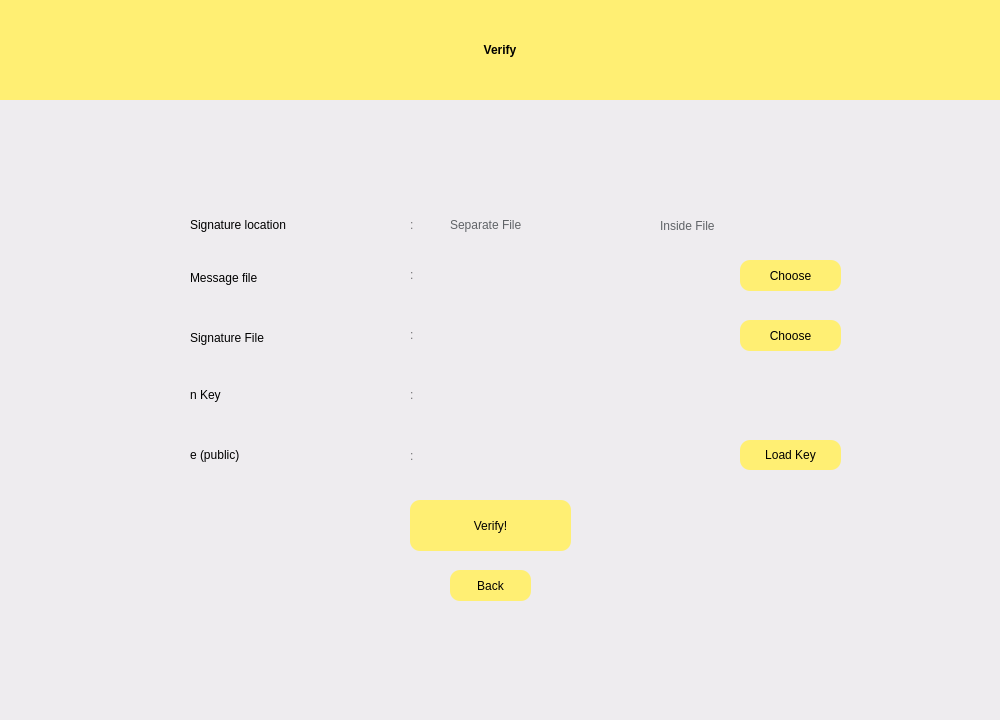
<?xml version="1.0" encoding="UTF-8"?>
<ui version="4.0">
 <class>Widget</class>
 <widget class="QWidget" name="Widget">
  <property name="geometry">
   <rect>
    <x>0</x>
    <y>0</y>
    <width>1000</width>
    <height>720</height>
   </rect>
  </property>
  <property name="windowTitle">
   <string>Widget</string>
  </property>
  <property name="styleSheet">
   <string notr="true">background-color: rgb(238, 236, 239);</string>
  </property>
  <widget class="QWidget" name="widget1" native="true">
   <property name="geometry">
    <rect>
     <x>0</x>
     <y>0</y>
     <width>1000</width>
     <height>720</height>
    </rect>
   </property>
   <property name="styleSheet">
    <string notr="true">QWidget#widget1 {background-color: rgb(147, 205, 255);};

</string>
   </property>
   <widget class="QPushButton" name="goButton">
    <property name="geometry">
     <rect>
      <x>410</x>
      <y>500</y>
      <width>161</width>
      <height>51</height>
     </rect>
    </property>
    <property name="styleSheet">
     <string notr="true">font: 500 10pt &quot;Product Sans&quot;;
border-radius: 10px;
background-color: rgb(255, 239, 115);


</string>
    </property>
    <property name="text">
     <string>Verify!</string>
    </property>
   </widget>
   <widget class="QLineEdit" name="messageField">
    <property name="geometry">
     <rect>
      <x>430</x>
      <y>262</y>
      <width>291</width>
      <height>31</height>
     </rect>
    </property>
    <property name="styleSheet">
     <string notr="true">border-radius: 2px;
padding-left: 10px;
color: rgb(116, 116, 118);
</string>
    </property>
    <property name="readOnly">
     <bool>true</bool>
    </property>
   </widget>
   <widget class="QPushButton" name="messageFileButton">
    <property name="geometry">
     <rect>
      <x>740</x>
      <y>260</y>
      <width>101</width>
      <height>31</height>
     </rect>
    </property>
    <property name="styleSheet">
     <string notr="true">font: 500 10pt &quot;Product Sans&quot;;
border-radius: 10px;
background-color: rgb(255, 239, 115);


</string>
    </property>
    <property name="text">
     <string>Choose</string>
    </property>
   </widget>
   <widget class="QLabel" name="label_7">
    <property name="geometry">
     <rect>
      <x>190</x>
      <y>262</y>
      <width>191</width>
      <height>31</height>
     </rect>
    </property>
    <property name="styleSheet">
     <string notr="true">background-color: rgba(255, 255, 255, 0);
font: 15pt &quot;Product Sans&quot;;</string>
    </property>
    <property name="text">
     <string>Message file</string>
    </property>
    <property name="alignment">
     <set>Qt::AlignLeading|Qt::AlignLeft|Qt::AlignVCenter</set>
    </property>
   </widget>
   <widget class="QLabel" name="label_13">
    <property name="geometry">
     <rect>
      <x>410</x>
      <y>259</y>
      <width>16</width>
      <height>31</height>
     </rect>
    </property>
    <property name="styleSheet">
     <string notr="true">background-color: rgba(255, 255, 255, 0);
font: 15pt &quot;Product Sans&quot;;
color: rgb(116, 116, 118);</string>
    </property>
    <property name="text">
     <string>:</string>
    </property>
    <property name="alignment">
     <set>Qt::AlignLeading|Qt::AlignLeft|Qt::AlignVCenter</set>
    </property>
   </widget>
   <widget class="QPushButton" name="backButton">
    <property name="geometry">
     <rect>
      <x>450</x>
      <y>570</y>
      <width>81</width>
      <height>31</height>
     </rect>
    </property>
    <property name="styleSheet">
     <string notr="true">font: 500 10pt &quot;Product Sans&quot;;
border-radius: 10px;
background-color: rgb(255, 239, 115);


</string>
    </property>
    <property name="text">
     <string>Back</string>
    </property>
   </widget>
   <widget class="QLabel" name="label_19">
    <property name="geometry">
     <rect>
      <x>410</x>
      <y>379</y>
      <width>16</width>
      <height>31</height>
     </rect>
    </property>
    <property name="styleSheet">
     <string notr="true">background-color: rgba(255, 255, 255, 0);
font: 15pt &quot;Product Sans&quot;;
color: rgb(116, 116, 118);</string>
    </property>
    <property name="text">
     <string>:</string>
    </property>
    <property name="alignment">
     <set>Qt::AlignLeading|Qt::AlignLeft|Qt::AlignVCenter</set>
    </property>
   </widget>
   <widget class="QLabel" name="label_30">
    <property name="geometry">
     <rect>
      <x>410</x>
      <y>440</y>
      <width>16</width>
      <height>31</height>
     </rect>
    </property>
    <property name="styleSheet">
     <string notr="true">background-color: rgba(255, 255, 255, 0);
font: 15pt &quot;Product Sans&quot;;
color: rgb(116, 116, 118);</string>
    </property>
    <property name="text">
     <string>:</string>
    </property>
    <property name="alignment">
     <set>Qt::AlignLeading|Qt::AlignLeft|Qt::AlignVCenter</set>
    </property>
   </widget>
   <widget class="QRadioButton" name="InsideFile">
    <property name="geometry">
     <rect>
      <x>640</x>
      <y>210</y>
      <width>141</width>
      <height>31</height>
     </rect>
    </property>
    <property name="styleSheet">
     <string notr="true">font: 15pt &quot;Product Sans&quot;;
background-color: rgba(255, 255, 255, 0);
border-radius: 4px;
color: rgb(96, 99, 103);
</string>
    </property>
    <property name="text">
     <string>Inside File</string>
    </property>
   </widget>
   <widget class="QLabel" name="label_16">
    <property name="geometry">
     <rect>
      <x>410</x>
      <y>209</y>
      <width>16</width>
      <height>31</height>
     </rect>
    </property>
    <property name="styleSheet">
     <string notr="true">background-color: rgba(255, 255, 255, 0);
font: 15pt &quot;Product Sans&quot;;
color: rgb(116, 116, 118);</string>
    </property>
    <property name="text">
     <string>:</string>
    </property>
    <property name="alignment">
     <set>Qt::AlignLeading|Qt::AlignLeft|Qt::AlignVCenter</set>
    </property>
   </widget>
   <widget class="QRadioButton" name="SeparateFile">
    <property name="geometry">
     <rect>
      <x>430</x>
      <y>209</y>
      <width>181</width>
      <height>31</height>
     </rect>
    </property>
    <property name="styleSheet">
     <string notr="true">font: 15pt &quot;Product Sans&quot;;
border-radius: 4px;
color: rgb(96, 99, 103);
background-color: rgba(255, 255, 255, 0);
</string>
    </property>
    <property name="text">
     <string>Separate File</string>
    </property>
    <property name="autoExclusive">
     <bool>true</bool>
    </property>
   </widget>
   <widget class="QLabel" name="label_9">
    <property name="geometry">
     <rect>
      <x>190</x>
      <y>209</y>
      <width>211</width>
      <height>31</height>
     </rect>
    </property>
    <property name="styleSheet">
     <string notr="true">background-color: rgba(255, 255, 255, 0);
font: 15pt &quot;Product Sans&quot;;</string>
    </property>
    <property name="text">
     <string>Signature location</string>
    </property>
    <property name="alignment">
     <set>Qt::AlignLeading|Qt::AlignLeft|Qt::AlignVCenter</set>
    </property>
   </widget>
   <widget class="QPushButton" name="signatureFileButton">
    <property name="geometry">
     <rect>
      <x>740</x>
      <y>320</y>
      <width>101</width>
      <height>31</height>
     </rect>
    </property>
    <property name="styleSheet">
     <string notr="true">font: 500 10pt &quot;Product Sans&quot;;
border-radius: 10px;
background-color: rgb(255, 239, 115);


</string>
    </property>
    <property name="text">
     <string>Choose</string>
    </property>
   </widget>
   <widget class="QLabel" name="label_8">
    <property name="geometry">
     <rect>
      <x>190</x>
      <y>322</y>
      <width>191</width>
      <height>31</height>
     </rect>
    </property>
    <property name="styleSheet">
     <string notr="true">background-color: rgba(255, 255, 255, 0);
font: 15pt &quot;Product Sans&quot;;</string>
    </property>
    <property name="text">
     <string>Signature File</string>
    </property>
    <property name="alignment">
     <set>Qt::AlignLeading|Qt::AlignLeft|Qt::AlignVCenter</set>
    </property>
   </widget>
   <widget class="QLabel" name="label_15">
    <property name="geometry">
     <rect>
      <x>410</x>
      <y>319</y>
      <width>16</width>
      <height>31</height>
     </rect>
    </property>
    <property name="styleSheet">
     <string notr="true">background-color: rgba(255, 255, 255, 0);
font: 15pt &quot;Product Sans&quot;;
color: rgb(116, 116, 118);</string>
    </property>
    <property name="text">
     <string>:</string>
    </property>
    <property name="alignment">
     <set>Qt::AlignLeading|Qt::AlignLeft|Qt::AlignVCenter</set>
    </property>
   </widget>
   <widget class="QLineEdit" name="signatureFileField">
    <property name="geometry">
     <rect>
      <x>430</x>
      <y>322</y>
      <width>291</width>
      <height>31</height>
     </rect>
    </property>
    <property name="styleSheet">
     <string notr="true">border-radius: 2px;
padding-left: 10px;
color: rgb(116, 116, 118);
</string>
    </property>
    <property name="readOnly">
     <bool>true</bool>
    </property>
   </widget>
   <widget class="QLabel" name="Status">
    <property name="geometry">
     <rect>
      <x>610</x>
      <y>510</y>
      <width>201</width>
      <height>41</height>
     </rect>
    </property>
    <property name="palette">
     <palette>
      <active>
       <colorrole role="Button">
        <brush brushstyle="SolidPattern">
         <color alpha="0">
          <red>255</red>
          <green>255</green>
          <blue>255</blue>
         </color>
        </brush>
       </colorrole>
       <colorrole role="Base">
        <brush brushstyle="SolidPattern">
         <color alpha="0">
          <red>255</red>
          <green>255</green>
          <blue>255</blue>
         </color>
        </brush>
       </colorrole>
       <colorrole role="Window">
        <brush brushstyle="SolidPattern">
         <color alpha="0">
          <red>255</red>
          <green>255</green>
          <blue>255</blue>
         </color>
        </brush>
       </colorrole>
      </active>
      <inactive>
       <colorrole role="Button">
        <brush brushstyle="SolidPattern">
         <color alpha="0">
          <red>255</red>
          <green>255</green>
          <blue>255</blue>
         </color>
        </brush>
       </colorrole>
       <colorrole role="Base">
        <brush brushstyle="SolidPattern">
         <color alpha="0">
          <red>255</red>
          <green>255</green>
          <blue>255</blue>
         </color>
        </brush>
       </colorrole>
       <colorrole role="Window">
        <brush brushstyle="SolidPattern">
         <color alpha="0">
          <red>255</red>
          <green>255</green>
          <blue>255</blue>
         </color>
        </brush>
       </colorrole>
      </inactive>
      <disabled>
       <colorrole role="Button">
        <brush brushstyle="SolidPattern">
         <color alpha="0">
          <red>255</red>
          <green>255</green>
          <blue>255</blue>
         </color>
        </brush>
       </colorrole>
       <colorrole role="Base">
        <brush brushstyle="SolidPattern">
         <color alpha="0">
          <red>255</red>
          <green>255</green>
          <blue>255</blue>
         </color>
        </brush>
       </colorrole>
       <colorrole role="Window">
        <brush brushstyle="SolidPattern">
         <color alpha="0">
          <red>255</red>
          <green>255</green>
          <blue>255</blue>
         </color>
        </brush>
       </colorrole>
      </disabled>
     </palette>
    </property>
    <property name="styleSheet">
     <string notr="true">background-color: rgba(255, 255, 255, 0);
font: 15pt &quot;Product Sans&quot;;</string>
    </property>
    <property name="text">
     <string/>
    </property>
   </widget>
   <widget class="QLabel" name="label">
    <property name="geometry">
     <rect>
      <x>0</x>
      <y>0</y>
      <width>1000</width>
      <height>100</height>
     </rect>
    </property>
    <property name="styleSheet">
     <string notr="true">background-color: rgb(255, 239, 115);
color: rgb(0, 0, 0);
font: 75 40pt &quot;Product Sans&quot;;
font-weight: bold;
</string>
    </property>
    <property name="text">
     <string>Verify</string>
    </property>
    <property name="alignment">
     <set>Qt::AlignCenter</set>
    </property>
   </widget>
   <widget class="QPushButton" name="loadEKey">
    <property name="geometry">
     <rect>
      <x>740</x>
      <y>440</y>
      <width>101</width>
      <height>30</height>
     </rect>
    </property>
    <property name="styleSheet">
     <string notr="true">font: 500 10pt &quot;Product Sans&quot;;
border-radius: 10px;
background-color: rgb(255, 239, 115);


</string>
    </property>
    <property name="text">
     <string>Load Key</string>
    </property>
   </widget>
   <widget class="QLabel" name="label_1">
    <property name="geometry">
     <rect>
      <x>190</x>
      <y>380</y>
      <width>131</width>
      <height>30</height>
     </rect>
    </property>
    <property name="styleSheet">
     <string notr="true">background-color: rgba(255, 255, 255, 0);
font: 15pt &quot;Product Sans&quot;;</string>
    </property>
    <property name="text">
     <string>n Key</string>
    </property>
    <property name="alignment">
     <set>Qt::AlignLeading|Qt::AlignLeft|Qt::AlignVCenter</set>
    </property>
   </widget>
   <widget class="QLabel" name="label_2">
    <property name="geometry">
     <rect>
      <x>190</x>
      <y>440</y>
      <width>131</width>
      <height>30</height>
     </rect>
    </property>
    <property name="styleSheet">
     <string notr="true">background-color: rgba(255, 255, 255, 0);
font: 15pt &quot;Product Sans&quot;;</string>
    </property>
    <property name="text">
     <string>e (public)</string>
    </property>
    <property name="alignment">
     <set>Qt::AlignLeading|Qt::AlignLeft|Qt::AlignVCenter</set>
    </property>
   </widget>
   <widget class="QLineEdit" name="nKey">
    <property name="geometry">
     <rect>
      <x>430</x>
      <y>380</y>
      <width>411</width>
      <height>31</height>
     </rect>
    </property>
    <property name="styleSheet">
     <string notr="true">border-radius: 2px;
padding-left: 10px;
color: rgb(116, 116, 118);
</string>
    </property>
    <property name="readOnly">
     <bool>true</bool>
    </property>
   </widget>
   <widget class="QLineEdit" name="eKey">
    <property name="geometry">
     <rect>
      <x>430</x>
      <y>440</y>
      <width>291</width>
      <height>31</height>
     </rect>
    </property>
    <property name="styleSheet">
     <string notr="true">border-radius: 2px;
padding-left: 10px;
color: rgb(116, 116, 118);
</string>
    </property>
    <property name="readOnly">
     <bool>true</bool>
    </property>
   </widget>
  </widget>
 </widget>
 <resources/>
 <connections/>
</ui>
